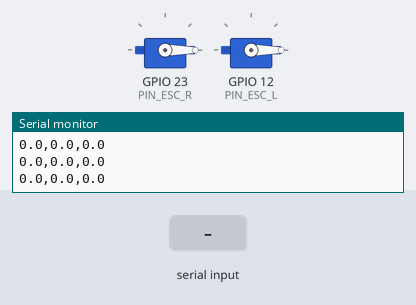
Bench run of a sketch on a simulated ESP32. Shown: 2 × servo, the last lines printed to the serial monitor. Inputs (shaded band) come from the test bench.

Above: at 1.4 s.
1.5 s: "30,150\n" received over Serial
At 3.0 s:
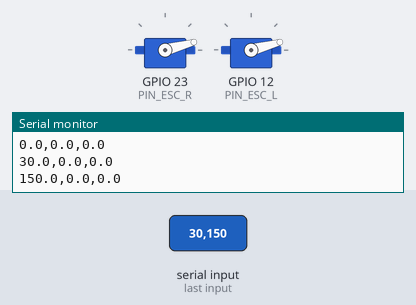
4.5 s: "90,45\n" received over Serial
At 7.6 s:
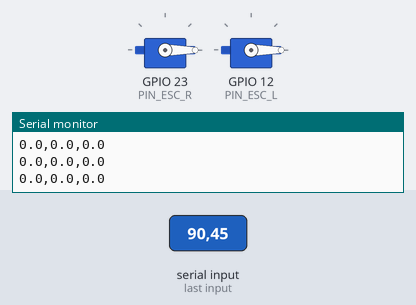
Timing chart, 0 to 9.1 s (numbered marks = the images above; inputs shaded):
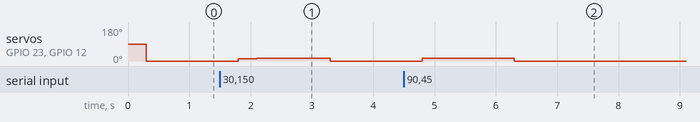

Measured:
- after the input at 1.5 s, servo on GPIO 23 (PIN_ESC_R), servo on GPIO 12 (PIN_ESC_L): 0° → 13° after 0.30 s, → 15° 0.30 s later, → 0° 1.2 s later
- after the input at 4.5 s, servo on GPIO 23 (PIN_ESC_R), servo on GPIO 12 (PIN_ESC_L): 0° → 14° after 0.30 s, → 0° 1.5 s later

The sketch:

velocity-conservative-safety.ino
```cpp
// (licence header left out)
#include <ESP32Servo.h>

const int PIN_ESC_R = 23; const int PIN_ESC_L = 12;
const int HALL_R[] = {25, 26, 27}; const int HALL_L[] = {14, 32, 33};

const unsigned long INTERVAL = 300;
float Kp = 0.08, Ki = 0.05, FF_PWM = 1070;

volatile float targetRPM = 0;
volatile float rpmR = 0, rpmL = 0;
volatile long pulseR = 0, pulseL = 0;
int stR = -1, stL = -1;
Servo motorR, motorL;

void IRAM_ATTR isrR() { pulseR++; }
void IRAM_ATTR isrL() { pulseL++; }

void ControlEngine(void * pvParameters) {
  float iR = 0, iL = 0;
  unsigned long lastT = millis();

  for(;;) {
    unsigned long now = millis();
    if (now - lastT >= INTERVAL) {
      float dt = (now - lastT) / 1000.0; lastT = now;
      noInterrupts();
      long cR = pulseR; pulseR = 0; long cL = pulseL; pulseL = 0;
      interrupts();

      rpmR = (cR / 90.0) * (60.0 / dt);
      rpmL = (cL / 90.0) * (60.0 / dt);

      if (targetRPM > 0) {
        iR = constrain(iR + (targetRPM - rpmR), -50, 50);
        iL = constrain(iL + (targetRPM - rpmL), -50, 50);

        float outR = FF_PWM + ((targetRPM - rpmR) * Kp) + (iR * Ki);
        float outL = FF_PWM + ((targetRPM - rpmL) * Kp) + (iL * Ki);

        motorR.writeMicroseconds((int)constrain(outR, 1000, 1300));
        motorL.writeMicroseconds((int)constrain(outL, 1000, 1300));
      } else {
        motorR.writeMicroseconds(1000); motorL.writeMicroseconds(1000);
        iR = 0; iL = 0;
      }
    }
    vTaskDelay(1);
  }
}

void setup() {
  Serial.begin(115200);
  ESP32PWM::allocateTimer(0); ESP32PWM::allocateTimer(1);
  motorR.attach(PIN_ESC_R, 1000, 2000); motorL.attach(PIN_ESC_L, 1000, 2000);
  xTaskCreatePinnedToCore(ControlEngine, "Ctrl", 8192, NULL, 3, NULL, 0);
}

void loop() {
  if (Serial.available()) targetRPM = Serial.parseFloat();
  Serial.printf("%.1f,%.1f,%.1f\n", targetRPM, rpmR, rpmL);
  delay(300);
}
```
